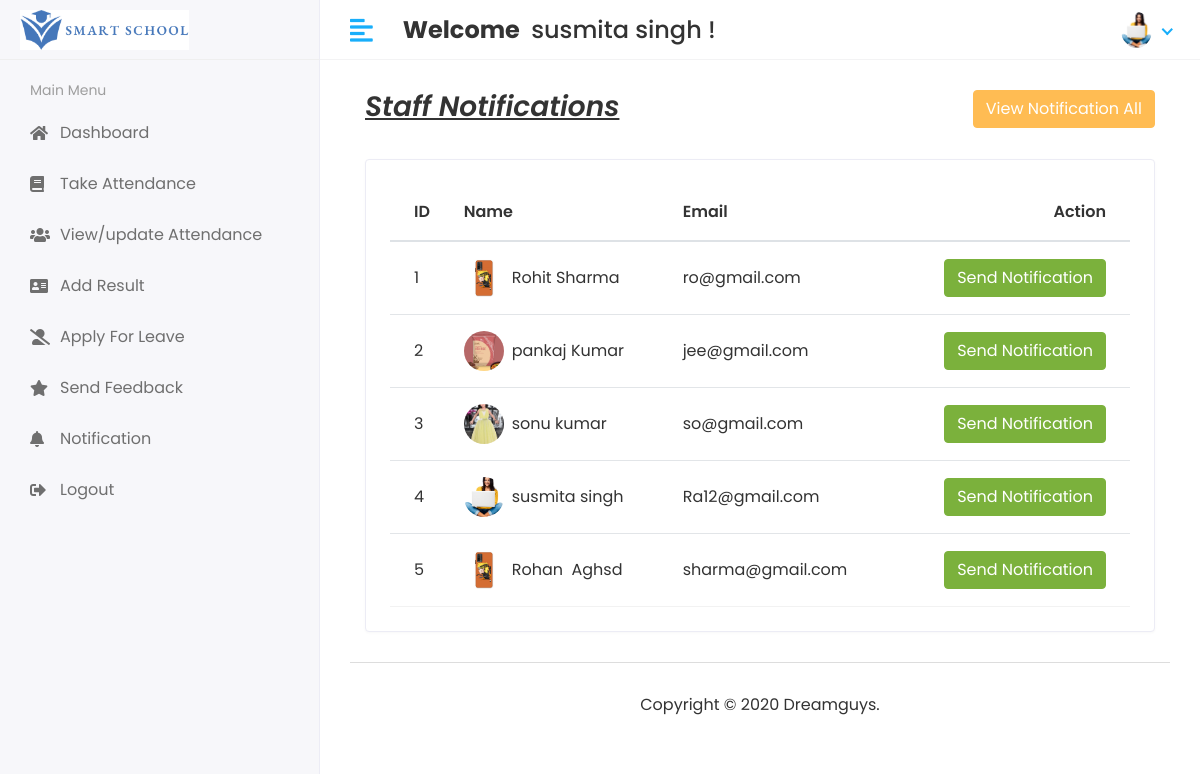
Page /send_notification (signed in) on the committed database.
### studentapp/models.py (models this page shows)
class CoustamUser(AbstractUser):
    User=(
        (1,'HOD'),
        (2,'STAFF'),
        (3,'STUDENT'),
    )
    user_type=models.CharField(choices=User,max_length=50,default=1)
    profile_pic=models.ImageField(upload_to='Media/profile_pic')

class Staff(models.Model):
    admin=models.OneToOneField(CoustamUser,on_delete=models.CASCADE)
    address=models.TextField()
    gender=models.CharField(max_length=100)
    created_at=models.DateTimeField(auto_now_add=True)
    update_at=models.DateTimeField(auto_now_add=True)
    def __str__(self):
        return self.admin.username

### studentmagmentsystem/Hod_views.py (the view)
# urls.py: path('send_notification',Hod_views.Send_notification,name='send_notification'),
@login_required(login_url="/")
def Send_notification(request):
    staff=Staff.objects.all()
    see_notification=Staff_notification.objects.all().order_by('-id')[0:5]
    context={
        'staff':staff,
        'see_notification':see_notification,
    }
    print(context)
    return render(request,'hod/send_notification.html',context)

### studentapp/models.py (called while the page is built)
    def __str__(self):
        return self.staff_id.admin.first_name

### templates/hod/send_notification.html (shortened to what this page needs)
{%extends 'base.html'%}
{%block content%}
<div class="content container-fluid">
    <div class="page-header">
        <div class="row align-items-center">
            <div class="col">
                <h3 class="page-title"><u><i>Staff&nbsp;Notifications</i></u></h3>
            </div>
            <div class="col-auto text-right float-right ml-auto">
                <button type="button" class="btn btn-primary" data-toggle="modal" data-target="#exampleModalCenter">
                    View Notification All
                </button>
            </div>
        </div>
    </div>
    <div class="row">
        <div class="col-sm-12">
            <div class="card card-table">
                <div class="card-body">
                    <div class="table-responsive">
                        <table class="table table-hover table-center mb-0 datatable">
                            <thead>
                                <tr>
                                    <th>ID</th>
                                    <th>Name</th>
                                    <th>Email</th>
                                    <th class="text-right">Action</th>
                                </tr>
                            </thead>
                            <tbody>
                                {% for staf in staff %}
                                <tr>
                                    <td>{{staf.id}}</td>
                                    <td>
                                        <h2 class="table-avatar">
                                            <a href="student-details.html" class="avatar avatar-sm mr-2">
                                                <img class="avatar-img rounded-circle" src="/{{staf.admin.profile_pic}}"
                                                    alt="User Image">
                                            </a>
                                            <a
                                                href="student-details.html">{{staf.admin.first_name}}&nbsp;{{staf.admin.last_name}}</a>
                                        </h2>
                                    </td>
                                    <td>{{staf.admin.email}}</td>
                                    <td class="text-right">
                                        <button type="button" class="btn btn-success" data-toggle="modal"
                                            data-target="#exampleModal{{forloop.counter}}">
                                            Send Notification
                                        </button>
                                    </td>
                                </tr>
                                {%endfor%}
                            </tbody>
                        </table>
                    </div>
                </div>
            </div>
        </div>
    </div>
</div>
{%endblock%}

### templates/includes/header.html (shortened to what this page needs)
{%load static%}
<div class="header">
   <div class="header-left">
      <a href="/hod" class="logo">
         <img src="{% static '/img/smartschool.png' %}" alt="Logo">
      </a>
   </div>
   <a href="javascript:void(0);" id="toggle_btn">
      <i class="fas fa-align-left"></i>
   </a>
   <div class="top-nav-search mt-3">
      <h4>
         <strong style="text-align:center;">Welcome&nbsp;</strong>&nbsp;<span>{{user.first_name}} {{user.last_name}}</span>&nbsp;!
      </h4>
   </div>
   <ul class="nav user-menu">
      <li class="nav-item dropdown has-arrow">
         <a href="#" class="dropdown-toggle nav-link" data-toggle="dropdown">
            {% if user.profile_pic == "" %}
            <span class="user-img"><img class="rounded-circle" src="{%static '/img/image.png' %}" width="31"
                  alt=""></span>
            {%else%}
            <span class="user-img"><img class="rounded-circle" src="/{{user.profile_pic}}" width="31"
                  alt="{{user.first_name}}"></span>
            {%endif%}
         </a>
      </li>
   </ul>
</div>

### static/css/style.css (style rules this page uses)
html { height: 100%; }
body { background-color: #fff; color: #333; font-family: 'Poppins', sans-serif; font-size: 1rem; height: 100%; line-height: 1.5; overflow-x: hidden; }
h1, h2, h3, h4, h5, h6 { font-family: 'Poppins', sans-serif; margin-top: 0; }
a { color: #009ce7; }
input, button, a { transition: all 0.4s ease; -moz-transition: all 0.4s ease; -o-transition: all 0.4s ease; -ms-transition: all 0.4s ease; -webkit-transition: all 0.4s ease; }
input, input:focus, button, button:focus { outline: none; }
ul, ol { padding: 0px; list-style: none; }
.table { color: #333; max-width: 100%; margin-bottom: 0; width: 100%; }
table.table td h2 { display: inline-block; font-size: inherit; font-weight: 400; margin: 0; padding: 0; vertical-align: middle; }
table.table td h2.table-avatar { align-items: center; display: inline-flex; font-size: inherit; font-weight: 400; margin: 0; padding: 0; vertical-align: middle; white-space: nowrap; }
table.table td h2 a { color: #333; }
.table thead tr th { font-weight: 600; }
.table tbody tr { border-bottom: 1px solid rgba(0, 0, 0, 0.05); }
.table.table-center td, .table.table-center th { vertical-align: middle; }
.card-table .card-body .table > thead > tr > th { border-top: 0; }
.card-table .card-body .table tr td:first-child, .card-table .card-body .table tr th:first-child { padding-left: 1.5rem; }
.card-table .card-body .table tr td:last-child, .card-table .card-body .table tr th:last-child { padding-right: 1.5rem; }
.card-table .table td, .card-table .table th { border-top: 1px solid #e2e5e8; padding: 1rem 0.75rem; white-space: nowrap; }
.btn-primary { background-color: #FFBC53; border: 1px solid #FFBC53; }
.btn-success { background-color: #7bb13c; border: 1px solid #7bb13c }
.card { border: 1px solid #ececf5; box-shadow: 0 1px 3px 0 rgba(0, 0, 0, 0.03); margin-bottom: 1.875rem; }
.card-body { padding: 1.5rem; }
.avatar { position: relative; display: inline-block; width: 3rem; height: 3rem }
.avatar > img { width: 100%; height: 100%; -o-object-fit: cover; object-fit: cover; }
.avatar-sm { width: 2.5rem; height: 2.5rem; }
.header { background-color: #fff; border-bottom: 1px solid #f3f3f4; left: 0; position: fixed; right: 0; top: 0; z-index: 1001; height: 60px; }
.header .header-left { float: left; height: 60px; padding: 0 20px; position: relative; width: 320px; z-index: 1; transition: all 0.2s ease-in-out; background-color: #f7f7fa; border-bottom: 1px solid #efefef; border-right: 1px solid #ececf5; display: flex; align-items: center; }
.header .header-left .logo { display: inline-block; line-height: 60px; }
.header .header-left .logo img { max-height: 40px; width: auto; }
.header .dropdown-toggle:after { display: none; }
.header .has-arrow .dropdown-toggle:after { border-top: 0; border-left: 0; border-bottom: 2px solid #18aefa; border-right: 2px solid #18aefa; content: ''; height: 8px; display: inline-block; pointer-events: none; -webkit-transform-origin: 66% 66%; -ms-transform-origin: 66% 66%; transform-origin: 66% 66%; -webkit-transform: rotate(45deg); -ms-transform: rotate(45deg); transform: rotate(45deg); -webkit-transition: all 0.15s ease-in-out; transition: all 0.15s ease-in-out; width: 8px; vertical-align: 0px; }
.user-menu { float: right; margin: 0; position: relative; z-index: 99; padding-right: 15px; }
.user-menu.nav > li > a { color: #a0a0a0; font-size: 14px; line-height: 58px; padding: 0 15px; height: 60px; }
.user-img { margin-right: 3px; position: relative; }
.top-nav-search { float: left; margin-left: 15px; }
.page-header { margin-bottom: 1.875rem; }
.page-title { font-size: 28px; font-weight: 600; color: #333; margin-bottom: 5px; }
@media (min-width: 992px) { #toggle_btn { align-items: center; color: #18aefa; display: inline-flex; float: left; font-size: 26px; height: 60px; justify-content: center; margin-left: 15px; padding: 0 15px; } }

### rows in the picture
CoustamUser: first_name "susmita", last_name "singh", profile_pic (picture)
Staff: id "1", admin.profile_pic (picture), admin.first_name "Rohit", admin.last_name "Sharma", admin.email "ro@gmail.com"
Staff: id "2", admin.profile_pic (picture), admin.first_name "pankaj", admin.last_name "Kumar", admin.email "jee@gmail.com"
Staff: id "3", admin.profile_pic (picture), admin.first_name "sonu", admin.last_name "kumar", admin.email "so@gmail.com"
Staff: id "4", admin.profile_pic (picture), admin.first_name "susmita", admin.last_name "singh", admin.email "Ra12@gmail.com"
Staff: id "5", admin.profile_pic (picture), admin.first_name "Rohan", admin.last_name "Aghsd", admin.email "sharma@gmail.com"
